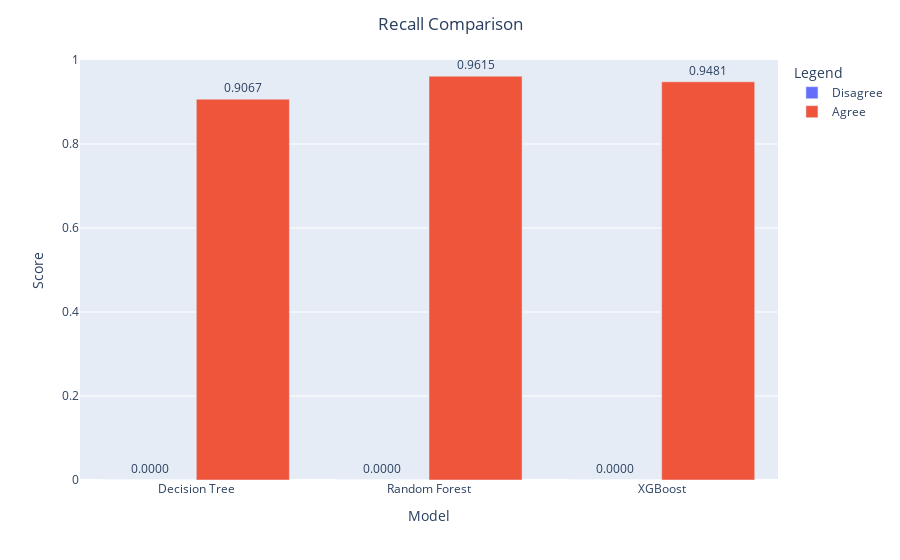

The code cell stored with this chart in its notebook:
### Markdown cell above
### Recall

### Code cell
clf_report_arr = [(name, model_dict[name].clf_report) for name in model_dict]
tmp_df = get_df_type(clf_report_arr, "Recall")
pfr_graph(tmp_df, "Model", "Score", "Recall Comparison")

### Figure 1 — Plotly figure (JSON) as saved in the notebook; plotly's stock layout.template omitted (floating-point values rounded to 4 significant figures)
{"data": [{"alignmentgroup": "True", "hovertemplate": "variable=Disagree<br>index=%{x}<br>value=%{y}<extra></extra>", "legendgroup": "Disagree", "marker": {"color": "#636efa", "pattern": {"shape": ""}}, "name": "Disagree", "offsetgroup": "Disagree", "orientation": "v", "showlegend": true, "textposition": "outside", "texttemplate": "%{value:.4f}", "type": "bar", "x": ["Decision Tree", "Random Forest", "XGBoost"], "xaxis": "x", "y": [0, 0, 0], "yaxis": "y"}, {"alignmentgroup": "True", "hovertemplate": "variable=Agree<br>index=%{x}<br>value=%{y}<extra></extra>", "legendgroup": "Agree", "marker": {"color": "#EF553B", "pattern": {"shape": ""}}, "name": "Agree", "offsetgroup": "Agree", "orientation": "v", "showlegend": true, "textposition": "outside", "texttemplate": "%{value:.4f}", "type": "bar", "x": ["Decision Tree", "Random Forest", "XGBoost"], "xaxis": "x", "y": [0.9067, 0.9615, 0.9481], "yaxis": "y"}], "layout": {"barmode": "group", "legend": {"title": {"text": "Legend"}, "tracegroupgap": 0}, "margin": {"t": 60}, "title": {"text": "Recall Comparison", "x": 0.5, "xanchor": "center"}, "xaxis": {"anchor": "y", "domain": [0, 1], "title": {"text": "Model"}}, "yaxis": {"anchor": "x", "domain": [0, 1], "range": [0, 1], "title": {"text": "Score"}}}}
